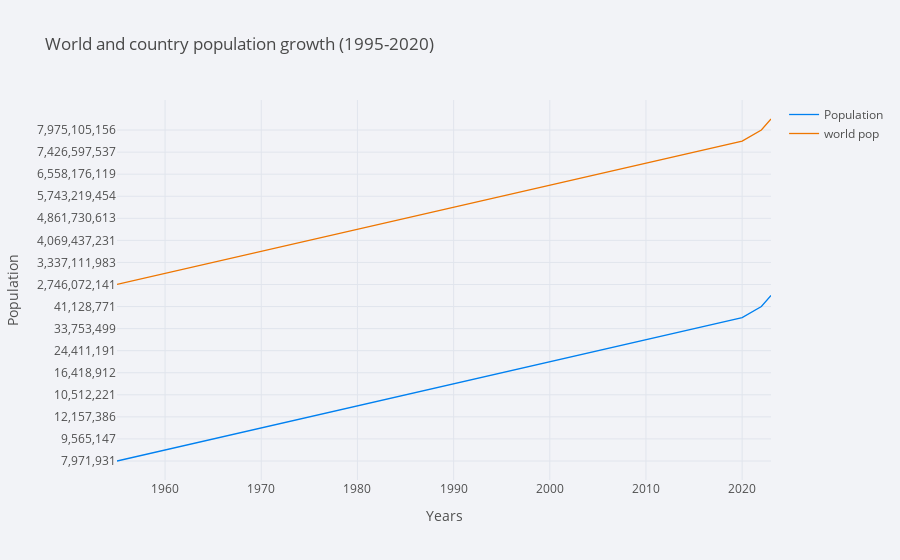

The notebook cell this image was saved under:
### Code cell
#World and country population growth trend over time
new.iplot(kind='line',theme='polar',xTitle='Years',yTitle='Population',title='World and country population growth (1995-2020)')

### Figure 1 — Plotly figure (JSON) as saved in the notebook; plotly's stock layout.template omitted (floating-point values rounded to 4 significant figures)
{"data": [{"line": {"color": "rgba(0, 128, 240, 1.0)", "dash": "solid", "shape": "linear", "width": 1.3}, "mode": "lines", "name": "Population", "text": "", "type": "scatter", "x": [1955, 1960, 1965, 1970, 1975, 1980, 1985, 1990, 1995, 2000, 2005, 2010, 2015, 2020, 2022, 2023], "y": ["7,971,931", "8,622,466", "9,565,147", "10,752,971", "12,157,386", "12,486,631", "10,512,221", "10,694,796", "16,418,912", "19,542,982", "24,411,191", "28,189,672", "33,753,499", "38,972,230", "41,128,771", "42,239,854"]}, {"line": {"color": "rgba(238, 118, 0, 1.0)", "dash": "solid", "shape": "linear", "width": 1.3}, "mode": "lines", "name": "world pop", "text": "", "type": "scatter", "x": [1955, 1960, 1965, 1970, 1975, 1980, 1985, 1990, 1995, 2000, 2005, 2010, 2015, 2020, 2022, 2023], "y": ["2,746,072,141", "3,019,233,434", "3,337,111,983", "3,695,390,336", "4,069,437,231", "4,444,007,706", "4,861,730,613", "5,316,175,862", "5,743,219,454", "6,148,898,975", "6,558,176,119", "6,985,603,105", "7,426,597,537", "7,840,952,880", "7,975,105,156", "8,045,311,447"]}], "layout": {"legend": {"bgcolor": "#F2F3F7", "font": {"color": "#505050"}}, "paper_bgcolor": "#F2F3F7", "plot_bgcolor": "#F2F3F7", "title": {"font": {"color": "#484848"}, "text": "World and country population growth (1995-2020)"}, "xaxis": {"gridcolor": "#E1E5ED", "showgrid": true, "tickfont": {"color": "#505050"}, "title": {"font": {"color": "#505050"}, "text": "Years"}, "zerolinecolor": "#E1E5ED"}, "yaxis": {"gridcolor": "#E1E5ED", "showgrid": true, "tickfont": {"color": "#505050"}, "title": {"font": {"color": "#505050"}, "text": "Population"}, "zerolinecolor": "#E1E5ED"}}}
